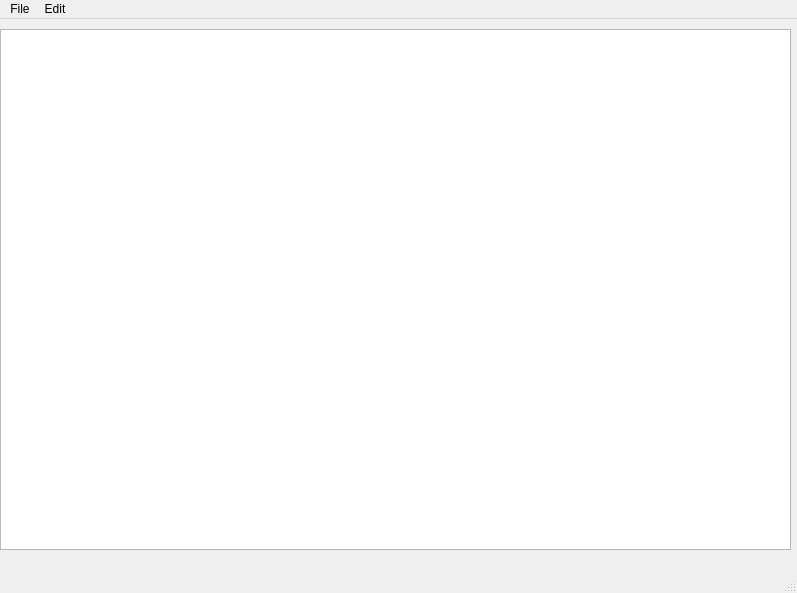
<?xml version="1.0" encoding="UTF-8"?>
<ui version="4.0">
 <class>MainWindow</class>
 <widget class="QMainWindow" name="MainWindow">
  <property name="geometry">
   <rect>
    <x>0</x>
    <y>0</y>
    <width>797</width>
    <height>593</height>
   </rect>
  </property>
  <property name="windowTitle">
   <string>Notepad ; AAN</string>
  </property>
  <widget class="QWidget" name="centralwidget">
   <widget class="QWidget" name="verticalLayoutWidget">
    <property name="geometry">
     <rect>
      <x>0</x>
      <y>10</y>
      <width>791</width>
      <height>521</height>
     </rect>
    </property>
    <layout class="QVBoxLayout" name="verticalLayout">
     <item>
      <widget class="QTextEdit" name="textEdit"/>
     </item>
    </layout>
   </widget>
  </widget>
  <widget class="QMenuBar" name="menubar">
   <property name="geometry">
    <rect>
     <x>0</x>
     <y>0</y>
     <width>797</width>
     <height>30</height>
    </rect>
   </property>
   <widget class="QMenu" name="menuFile">
    <property name="title">
     <string>File</string>
    </property>
    <addaction name="actionNew"/>
    <addaction name="actionOpen"/>
    <addaction name="actionSave_as"/>
    <addaction name="actionPrint"/>
    <addaction name="actionExit"/>
   </widget>
   <widget class="QMenu" name="menuEdit">
    <property name="title">
     <string>Edit</string>
    </property>
    <addaction name="actionCopy"/>
    <addaction name="actionPaste"/>
    <addaction name="actionCut"/>
    <addaction name="actionUndo"/>
    <addaction name="actionRedo"/>
   </widget>
   <addaction name="menuFile"/>
   <addaction name="menuEdit"/>
  </widget>
  <widget class="QStatusBar" name="statusbar"/>
  <action name="actionNew">
   <property name="icon">
    <iconset resource="resources.qrc">
     <normaloff>:/imgs/Icons/New.bmp</normaloff>:/imgs/Icons/New.bmp</iconset>
   </property>
   <property name="text">
    <string>New</string>
   </property>
  </action>
  <action name="actionOpen">
   <property name="icon">
    <iconset resource="resources.qrc">
     <normaloff>:/imgs/Icons/Open.bmp</normaloff>:/imgs/Icons/Open.bmp</iconset>
   </property>
   <property name="text">
    <string>Open</string>
   </property>
  </action>
  <action name="actionSave_as">
   <property name="icon">
    <iconset resource="resources.qrc">
     <normaloff>:/imgs/Icons/Save.bmp</normaloff>:/imgs/Icons/Save.bmp</iconset>
   </property>
   <property name="text">
    <string>Save as</string>
   </property>
  </action>
  <action name="actionPrint">
   <property name="text">
    <string>Print</string>
   </property>
  </action>
  <action name="actionCopy">
   <property name="icon">
    <iconset resource="resources.qrc">
     <normaloff>:/imgs/Icons/Copy.bmp</normaloff>:/imgs/Icons/Copy.bmp</iconset>
   </property>
   <property name="text">
    <string>Copy</string>
   </property>
  </action>
  <action name="actionPaste">
   <property name="icon">
    <iconset resource="resources.qrc">
     <normaloff>:/imgs/Icons/Paste.bmp</normaloff>:/imgs/Icons/Paste.bmp</iconset>
   </property>
   <property name="text">
    <string>Paste</string>
   </property>
  </action>
  <action name="actionCut">
   <property name="icon">
    <iconset resource="resources.qrc">
     <normaloff>:/imgs/Icons/Cut.bmp</normaloff>:/imgs/Icons/Cut.bmp</iconset>
   </property>
   <property name="text">
    <string>Cut</string>
   </property>
  </action>
  <action name="actionUndo">
   <property name="text">
    <string>Undo</string>
   </property>
  </action>
  <action name="actionRedo">
   <property name="text">
    <string>Redo</string>
   </property>
  </action>
  <action name="actionExit">
   <property name="text">
    <string>Exit</string>
   </property>
  </action>
 </widget>
 <resources>
  <include location="resources.qrc"/>
 </resources>
 <connections/>
</ui>
